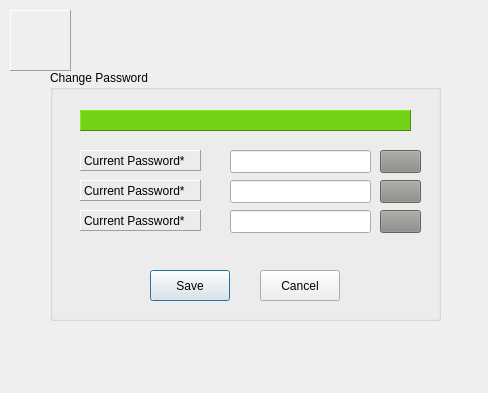
<?xml version="1.0" encoding="UTF-8"?>
<ui version="4.0">
 <class>ChangePassword</class>
 <widget class="QDialog" name="ChangePassword">
  <property name="geometry">
   <rect>
    <x>0</x>
    <y>0</y>
    <width>488</width>
    <height>393</height>
   </rect>
  </property>
  <property name="windowTitle">
   <string>Dialog</string>
  </property>
  <widget class="QGroupBox" name="groupBox">
   <property name="geometry">
    <rect>
     <x>50</x>
     <y>70</y>
     <width>391</width>
     <height>251</height>
    </rect>
   </property>
   <property name="title">
    <string>Change Password</string>
   </property>
   <widget class="QPushButton" name="pushButton_2">
    <property name="geometry">
     <rect>
      <x>100</x>
      <y>200</y>
      <width>80</width>
      <height>31</height>
     </rect>
    </property>
    <property name="text">
     <string>Save</string>
    </property>
    <property name="icon">
     <iconset resource="resources.qrc">
      <normaloff>:/resources/newIcons/check-icon.png</normaloff>:/resources/newIcons/check-icon.png</iconset>
    </property>
    <property name="iconSize">
     <size>
      <width>24</width>
      <height>24</height>
     </size>
    </property>
   </widget>
   <widget class="QPushButton" name="pushButton_3">
    <property name="geometry">
     <rect>
      <x>210</x>
      <y>200</y>
      <width>80</width>
      <height>31</height>
     </rect>
    </property>
    <property name="text">
     <string>Cancel</string>
    </property>
    <property name="icon">
     <iconset resource="resources.qrc">
      <normaloff>:/resources/newIcons/missed-calls-icon.png</normaloff>:/resources/newIcons/missed-calls-icon.png</iconset>
    </property>
    <property name="iconSize">
     <size>
      <width>24</width>
      <height>24</height>
     </size>
    </property>
   </widget>
   <widget class="QLineEdit" name="lineEdit">
    <property name="geometry">
     <rect>
      <x>180</x>
      <y>80</y>
      <width>141</width>
      <height>23</height>
     </rect>
    </property>
    <property name="styleSheet">
     <string notr="true">border-color: rgb(239, 41, 41);</string>
    </property>
    <property name="echoMode">
     <enum>QLineEdit::Password</enum>
    </property>
   </widget>
   <widget class="QLabel" name="label">
    <property name="geometry">
     <rect>
      <x>30</x>
      <y>80</y>
      <width>121</width>
      <height>21</height>
     </rect>
    </property>
    <property name="frameShape">
     <enum>QFrame::Panel</enum>
    </property>
    <property name="frameShadow">
     <enum>QFrame::Raised</enum>
    </property>
    <property name="text">
     <string>Current Password*</string>
    </property>
   </widget>
   <widget class="QLineEdit" name="lineEdit_2">
    <property name="geometry">
     <rect>
      <x>180</x>
      <y>110</y>
      <width>141</width>
      <height>23</height>
     </rect>
    </property>
    <property name="styleSheet">
     <string notr="true">border-color: rgb(239, 41, 41);</string>
    </property>
    <property name="echoMode">
     <enum>QLineEdit::Password</enum>
    </property>
   </widget>
   <widget class="QLabel" name="label_3">
    <property name="geometry">
     <rect>
      <x>30</x>
      <y>110</y>
      <width>121</width>
      <height>21</height>
     </rect>
    </property>
    <property name="frameShape">
     <enum>QFrame::Panel</enum>
    </property>
    <property name="frameShadow">
     <enum>QFrame::Raised</enum>
    </property>
    <property name="text">
     <string>Current Password*</string>
    </property>
   </widget>
   <widget class="QLineEdit" name="lineEdit_3">
    <property name="geometry">
     <rect>
      <x>180</x>
      <y>140</y>
      <width>141</width>
      <height>23</height>
     </rect>
    </property>
    <property name="styleSheet">
     <string notr="true">border-color: rgb(239, 41, 41);</string>
    </property>
    <property name="echoMode">
     <enum>QLineEdit::Password</enum>
    </property>
   </widget>
   <widget class="QLabel" name="label_4">
    <property name="geometry">
     <rect>
      <x>30</x>
      <y>140</y>
      <width>121</width>
      <height>21</height>
     </rect>
    </property>
    <property name="frameShape">
     <enum>QFrame::Panel</enum>
    </property>
    <property name="frameShadow">
     <enum>QFrame::Raised</enum>
    </property>
    <property name="text">
     <string>Current Password*</string>
    </property>
   </widget>
   <widget class="QLabel" name="label_5">
    <property name="geometry">
     <rect>
      <x>30</x>
      <y>40</y>
      <width>331</width>
      <height>21</height>
     </rect>
    </property>
    <property name="styleSheet">
     <string notr="true">background-color: rgb(115, 210, 22);</string>
    </property>
    <property name="frameShape">
     <enum>QFrame::Panel</enum>
    </property>
    <property name="frameShadow">
     <enum>QFrame::Raised</enum>
    </property>
    <property name="text">
     <string/>
    </property>
   </widget>
   <widget class="QPushButton" name="pushButton">
    <property name="geometry">
     <rect>
      <x>330</x>
      <y>80</y>
      <width>41</width>
      <height>23</height>
     </rect>
    </property>
    <property name="styleSheet">
     <string notr="true">background-color: rgb(136, 138, 133);</string>
    </property>
    <property name="text">
     <string/>
    </property>
    <property name="icon">
     <iconset resource="resources.qrc">
      <normaloff>:/resources/newIcons/eye (3).png</normaloff>:/resources/newIcons/eye (3).png</iconset>
    </property>
   </widget>
   <widget class="QPushButton" name="pushButton_4">
    <property name="geometry">
     <rect>
      <x>330</x>
      <y>110</y>
      <width>41</width>
      <height>23</height>
     </rect>
    </property>
    <property name="styleSheet">
     <string notr="true">background-color: rgb(136, 138, 133);</string>
    </property>
    <property name="text">
     <string/>
    </property>
    <property name="icon">
     <iconset resource="resources.qrc">
      <normaloff>:/resources/newIcons/eye (3).png</normaloff>:/resources/newIcons/eye (3).png</iconset>
    </property>
   </widget>
   <widget class="QPushButton" name="pushButton_5">
    <property name="geometry">
     <rect>
      <x>330</x>
      <y>140</y>
      <width>41</width>
      <height>23</height>
     </rect>
    </property>
    <property name="styleSheet">
     <string notr="true">background-color: rgb(136, 138, 133);</string>
    </property>
    <property name="text">
     <string/>
    </property>
    <property name="icon">
     <iconset resource="resources.qrc">
      <normaloff>:/resources/newIcons/eye (3).png</normaloff>:/resources/newIcons/eye (3).png</iconset>
    </property>
   </widget>
  </widget>
  <widget class="QLabel" name="label_2">
   <property name="geometry">
    <rect>
     <x>-10</x>
     <y>0</y>
     <width>501</width>
     <height>391</height>
    </rect>
   </property>
   <property name="styleSheet">
    <string notr="true">border-image: url(:/resources/background/picklit.jpg);</string>
   </property>
   <property name="text">
    <string/>
   </property>
  </widget>
  <widget class="QLabel" name="label_6">
   <property name="geometry">
    <rect>
     <x>10</x>
     <y>10</y>
     <width>61</width>
     <height>61</height>
    </rect>
   </property>
   <property name="styleSheet">
    <string notr="true">border-image: url(:/resources/icons/Logo2.png);</string>
   </property>
   <property name="frameShape">
    <enum>QFrame::Panel</enum>
   </property>
   <property name="frameShadow">
    <enum>QFrame::Raised</enum>
   </property>
   <property name="text">
    <string/>
   </property>
  </widget>
  <zorder>label_2</zorder>
  <zorder>groupBox</zorder>
  <zorder>label_6</zorder>
 </widget>
 <resources>
  <include location="resources.qrc"/>
 </resources>
 <connections/>
</ui>
